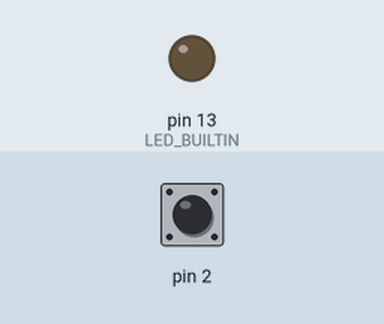
A sketch run on a simulated Arduino Uno, built with avr-gcc and run on an emulated ATmega328P. On the bench: output pins drawn as LEDs (lit = HIGH). The test bench sets the inputs (shaded band); at power-on: pin 2 HIGH.

Above: at 1.2 s.
1.3 s: pin 2 pulled LOW for 0.15 s
At 1.37 s:
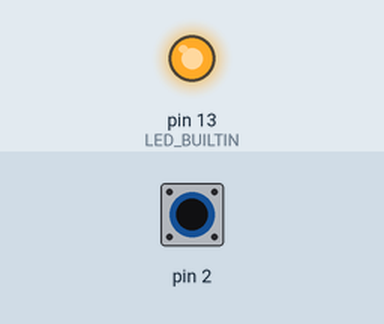
2.9 s: pin 2 pulled LOW for 3.2 s
At 7.0 s:
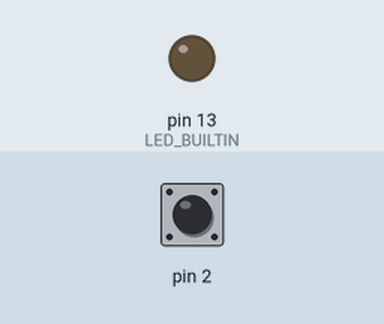
Timing chart, 0 to 8.5 s (numbered marks = the images above; inputs shaded):
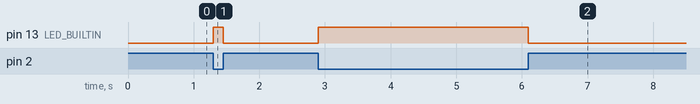

Measured:
- after the input at 1.3 s, pin 13 (LED_BUILTIN): LOW → HIGH at once, → LOW 0.15 s later
- after the input at 2.9 s, pin 13 (LED_BUILTIN): LOW → HIGH at once, → LOW 3.2 s later

The sketch:

Button.ino
```cpp
#include "Button.h"

// Creating an instance of Button
Button okButton;

void setup()
{

  // Initializing okButton to Arduino's pin 2 and setting reference time to 3000 ms
  okButton.begin(2, 3000);

  pinMode(LED_BUILTIN, OUTPUT);

}


void loop()
{

  // Reading okButtonState for further decisions
  ButtonState okButtonState = okButton.getState();

  // If the button is not released, turns the led ON
  if ( okButtonState != ButtonState::released )
  {
    digitalWrite(LED_BUILTIN,HIGH);
  }
  else
  {
    digitalWrite(LED_BUILTIN,LOW);
  }
}
```

Button.cpp
```cpp
#include "Arduino.h"
#include "Button.h"

bool Button::begin(unsigned short pin, unsigned long int refTime)
{

  pinMode(pin, INPUT_PULLUP);

  this->pin = pin;

  this->refTime = refTime;

}


ButtonState Button::getState()
{

    // Reading the current pin state (pressed=ON or released=OFF)
    cstate = digitalRead(pin);

    // If button is currently realeased
    if ( cstate == OFF ) {

        // If button was released before
        if ( pstate == OFF ) {

            pstate = cstate;

            return ButtonState::released;

        }
        // If button was pressed before
        else
        {

            pstate = cstate;

            unsigned long int T1 = millis()-T0;

            // If short pressed
            if ( 5 < T1 && T1 < refTime ) {

                return ButtonState::pressedAndReleased;

            }
            else
            {
                return ButtonState::released;
            }
        }
    }
    // If button is currently pressed
    else
    {
        // If button was released before
        if ( pstate == OFF ) {

            pstate = cstate;

            T0 = millis();

            return ButtonState::pressed;

        }
        // If button was pressed before
        else
        {

            pstate = cstate;

            if ( (millis()-T0) >= refTime ) {

                return ButtonState::longPressed;

            }
            else
            {
                return ButtonState::pressed;
            }

        }

    }

};
```

Button.h
```cpp
#ifndef BUTTON_H
#define BUTTON_H

/*
  Button states
              released: at time button state was read, it was released
               pressed: at time button state was read, it was pressed by a time less than refTime (user defined reference time)
    pressedAndReleased: at time button state was read, it was released after had been pressed by a time less than refTime (user defined reference time)
           longPressed: at time button state was read, it was pressed by a time greater or equal to refTime (user defined reference time)
*/

enum class ButtonState {released, pressed, pressedAndReleased, longPressed};


/*

   Controls the button state

*/

class Button
{

    public:
        // Initializes
        bool begin(unsigned short pin, unsigned long int refTime = 3000);

        // Returns the button state
        ButtonState getState();

    private:

        // Defines on and off
        uint8_t  ON  {LOW}; // pressed
        uint8_t OFF {HIGH}; // released

        // Arduino pin associated to the button
        unsigned short pin;

        // Reference time to long pressed button state (milliseconds)
        unsigned long int refTime {3000};

        // Previous button state (pressed=ON or released=OFF)
        unsigned short pstate{OFF};

        // Current button state (pressed=ON or released=OFF)
        unsigned short cstate{OFF};

        // Stores the time when button was first pressed after a release
        unsigned long int T0;

};

#endif // BUTTON_H
```
